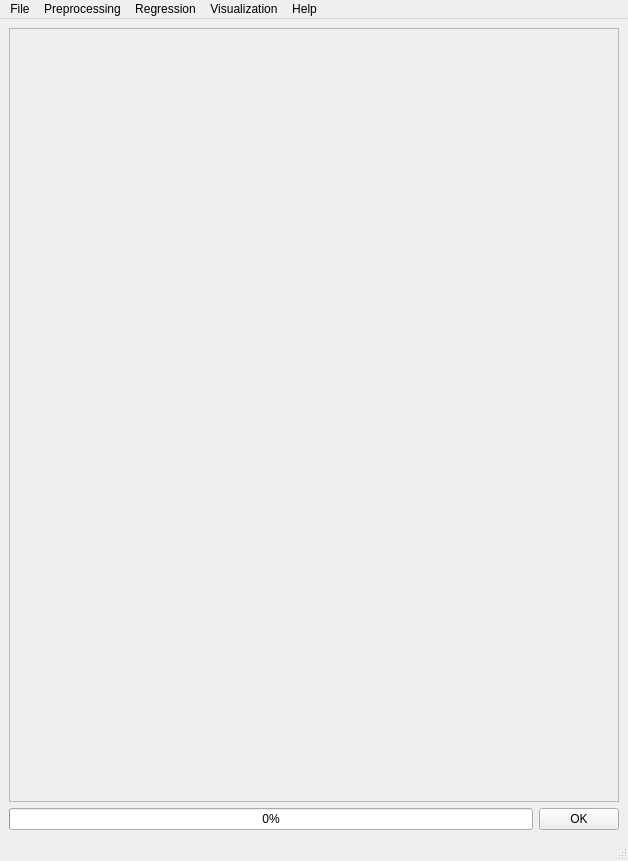
<?xml version="1.0" encoding="UTF-8"?>
<ui version="4.0">
 <class>MainWindow</class>
 <widget class="QMainWindow" name="MainWindow">
  <property name="geometry">
   <rect>
    <x>0</x>
    <y>0</y>
    <width>628</width>
    <height>861</height>
   </rect>
  </property>
  <property name="windowTitle">
   <string>MainWindow</string>
  </property>
  <widget class="QWidget" name="centralwidget">
   <layout class="QVBoxLayout" name="verticalLayout">
    <item>
     <widget class="QScrollArea" name="scrollArea">
      <property name="widgetResizable">
       <bool>true</bool>
      </property>
      <widget class="QWidget" name="scrollAreaWidgetContents">
       <property name="geometry">
        <rect>
         <x>0</x>
         <y>0</y>
         <width>608</width>
         <height>769</height>
        </rect>
       </property>
       <layout class="QVBoxLayout" name="verticalLayout_3">
        <item>
         <layout class="QVBoxLayout" name="widgetLayout"/>
        </item>
       </layout>
      </widget>
     </widget>
    </item>
    <item>
     <layout class="QHBoxLayout" name="progress_OK">
      <item>
       <widget class="QProgressBar" name="progressBar">
        <property name="value">
         <number>0</number>
        </property>
        <property name="format">
         <string>%p%</string>
        </property>
       </widget>
      </item>
      <item>
       <widget class="QPushButton" name="pushButton">
        <property name="text">
         <string>OK</string>
        </property>
       </widget>
      </item>
     </layout>
    </item>
   </layout>
  </widget>
  <widget class="QMenuBar" name="menubar">
   <property name="geometry">
    <rect>
     <x>0</x>
     <y>0</y>
     <width>628</width>
     <height>21</height>
    </rect>
   </property>
   <widget class="QMenu" name="menuFile">
    <property name="title">
     <string>File</string>
    </property>
    <addaction name="actionRead_ChemCam_Data"/>
    <addaction name="actionLoad_Data"/>
    <addaction name="actionSet_Output_Path"/>
    <addaction name="separator"/>
    <addaction name="actionSave_Current_Data"/>
    <addaction name="separator"/>
    <addaction name="actionCreate_New_Workflow"/>
    <addaction name="actionRestore_Workflow"/>
    <addaction name="actionSave_Current_Workflow"/>
    <addaction name="separator"/>
    <addaction name="actionExit"/>
   </widget>
   <widget class="QMenu" name="menuPreprocessing">
    <property name="title">
     <string>Preprocessing</string>
    </property>
    <addaction name="actionRemove_Rows"/>
    <addaction name="actionSplit_Data"/>
    <addaction name="actionInterpolate"/>
    <addaction name="actionRemove_Baseline"/>
    <addaction name="actionApply_Mask"/>
    <addaction name="actionPeak_Areas"/>
    <addaction name="actionMultiply_by_Vector"/>
    <addaction name="actionNormalization"/>
    <addaction name="actionDimensionality_Reduction"/>
    <addaction name="actionStratified_Folds"/>
   </widget>
   <widget class="QMenu" name="menuRegression">
    <property name="title">
     <string>Regression</string>
    </property>
    <addaction name="actionCross_Validation"/>
    <addaction name="actionTrain"/>
    <addaction name="actionSubmodel_Predict"/>
    <addaction name="actionPredict"/>
   </widget>
   <widget class="QMenu" name="menuVisualization">
    <property name="title">
     <string>Visualization</string>
    </property>
    <addaction name="actionPlot"/>
    <addaction name="actionPlot_Spectra"/>
    <addaction name="actionPlot_ICA_PCA"/>
   </widget>
   <widget class="QMenu" name="menuHelp">
    <property name="title">
     <string>Help</string>
    </property>
    <addaction name="actionAbout"/>
    <addaction name="actionAbout_Qt"/>
   </widget>
   <addaction name="menuFile"/>
   <addaction name="menuPreprocessing"/>
   <addaction name="menuRegression"/>
   <addaction name="menuVisualization"/>
   <addaction name="menuHelp"/>
  </widget>
  <widget class="QStatusBar" name="statusbar"/>
  <action name="actionRead_ChemCam_Data">
   <property name="text">
    <string>Read ChemCam Data</string>
   </property>
  </action>
  <action name="actionLoad_Data">
   <property name="text">
    <string>Load Data</string>
   </property>
  </action>
  <action name="actionSet_Output_Path">
   <property name="text">
    <string>Set Output Path</string>
   </property>
  </action>
  <action name="actionSave_Current_Data">
   <property name="text">
    <string>Save Current Data</string>
   </property>
  </action>
  <action name="actionCreate_New_Workflow">
   <property name="text">
    <string>Create New Workflow</string>
   </property>
  </action>
  <action name="actionRestore_Workflow">
   <property name="text">
    <string>Restore Workflow</string>
   </property>
  </action>
  <action name="actionSave_Current_Workflow">
   <property name="text">
    <string>Save Current Workflow</string>
   </property>
  </action>
  <action name="actionExit">
   <property name="text">
    <string>Exit</string>
   </property>
  </action>
  <action name="actionRemove_Rows">
   <property name="text">
    <string>Remove Rows</string>
   </property>
  </action>
  <action name="actionSplit_Data">
   <property name="text">
    <string>Split Data</string>
   </property>
  </action>
  <action name="actionInterpolate">
   <property name="text">
    <string>Interpolate</string>
   </property>
  </action>
  <action name="actionRemove_Baseline">
   <property name="text">
    <string>Remove Baseline</string>
   </property>
  </action>
  <action name="actionApply_Mask">
   <property name="text">
    <string>Apply Mask</string>
   </property>
  </action>
  <action name="actionPeak_Areas">
   <property name="text">
    <string>Peak Areas</string>
   </property>
  </action>
  <action name="actionMultiply_by_Vector">
   <property name="text">
    <string>Multiply by Vector</string>
   </property>
  </action>
  <action name="actionNormalization">
   <property name="text">
    <string>Normalization</string>
   </property>
  </action>
  <action name="actionDimensionality_Reduction">
   <property name="text">
    <string>Dimensionality Reduction</string>
   </property>
  </action>
  <action name="actionStratified_Folds">
   <property name="text">
    <string>Stratified Folds</string>
   </property>
  </action>
  <action name="actionCross_Validation">
   <property name="text">
    <string>Cross Validation</string>
   </property>
  </action>
  <action name="actionTrain">
   <property name="text">
    <string>Train</string>
   </property>
  </action>
  <action name="actionSubmodel_Predict">
   <property name="text">
    <string>Submodel Predict</string>
   </property>
  </action>
  <action name="actionPredict">
   <property name="text">
    <string>Predict</string>
   </property>
  </action>
  <action name="actionPlot">
   <property name="text">
    <string>Plot</string>
   </property>
  </action>
  <action name="actionPlot_Spectra">
   <property name="text">
    <string>Plot Spectra</string>
   </property>
  </action>
  <action name="actionPlot_ICA_PCA">
   <property name="text">
    <string>Plot ICA/PCA</string>
   </property>
  </action>
  <action name="actionAbout">
   <property name="text">
    <string>About...</string>
   </property>
  </action>
  <action name="actionAbout_Qt">
   <property name="text">
    <string>About Qt...</string>
   </property>
  </action>
 </widget>
 <resources/>
 <connections/>
</ui>
